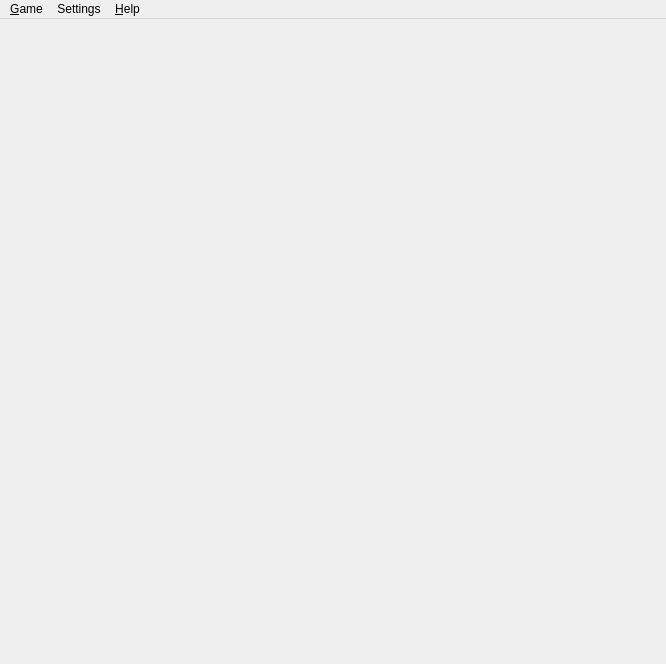
<?xml version="1.0" encoding="UTF-8"?>
<ui version="4.0">
 <class>MainWindow</class>
 <widget class="QMainWindow" name="MainWindow">
  <property name="enabled">
   <bool>true</bool>
  </property>
  <property name="geometry">
   <rect>
    <x>0</x>
    <y>0</y>
    <width>666</width>
    <height>664</height>
   </rect>
  </property>
  <property name="windowTitle">
   <string>KBang Client</string>
  </property>
  <property name="windowIcon">
   <iconset resource="resources/client.qrc">
    <normaloff>:/icons/kbang.png</normaloff>:/icons/kbang.png</iconset>
  </property>
  <property name="autoFillBackground">
   <bool>false</bool>
  </property>
  <property name="styleSheet">
   <string>#mp_centralWidget {
	background-image: url(&quot;data/gfx/misc/bang-artwork.png&quot;);
	background-position: center center;
	background-repeat: no-repeat;

}</string>
  </property>
  <widget class="QWidget" name="centralWidget">
   <property name="autoFillBackground">
    <bool>false</bool>
   </property>
   <property name="styleSheet">
    <string notr="true"/>
   </property>
   <layout class="QGridLayout" name="gridLayout">
    <property name="spacing">
     <number>0</number>
    </property>
    <item row="0" column="0">
     <layout class="QHBoxLayout" name="horizontalLayout_5">
      <property name="spacing">
       <number>0</number>
      </property>
      <item>
       <spacer name="horizontalSpacer_6">
        <property name="orientation">
         <enum>Qt::Horizontal</enum>
        </property>
        <property name="sizeType">
         <enum>QSizePolicy::Preferred</enum>
        </property>
        <property name="sizeHint" stdset="0">
         <size>
          <width>15</width>
          <height>15</height>
         </size>
        </property>
       </spacer>
      </item>
      <item>
       <layout class="QVBoxLayout" name="verticalLayout_5">
        <property name="spacing">
         <number>0</number>
        </property>
        <item>
         <spacer name="verticalSpacer_5">
          <property name="orientation">
           <enum>Qt::Vertical</enum>
          </property>
          <property name="sizeType">
           <enum>QSizePolicy::Preferred</enum>
          </property>
          <property name="sizeHint" stdset="0">
           <size>
            <width>15</width>
            <height>10</height>
           </size>
          </property>
         </spacer>
        </item>
        <item>
         <widget class="client::OpponentWidget" name="opponent2" native="true">
          <property name="sizePolicy">
           <sizepolicy hsizetype="Fixed" vsizetype="Fixed">
            <horstretch>0</horstretch>
            <verstretch>0</verstretch>
           </sizepolicy>
          </property>
          <property name="minimumSize">
           <size>
            <width>0</width>
            <height>0</height>
           </size>
          </property>
         </widget>
        </item>
       </layout>
      </item>
     </layout>
    </item>
    <item row="0" column="1">
     <layout class="QHBoxLayout" name="horizontalLayout_6">
      <property name="spacing">
       <number>0</number>
      </property>
      <item>
       <spacer name="horizontalSpacer_7">
        <property name="orientation">
         <enum>Qt::Horizontal</enum>
        </property>
        <property name="sizeType">
         <enum>QSizePolicy::Preferred</enum>
        </property>
        <property name="sizeHint" stdset="0">
         <size>
          <width>10</width>
          <height>15</height>
         </size>
        </property>
       </spacer>
      </item>
      <item>
       <layout class="QVBoxLayout" name="verticalLayout_6">
        <property name="spacing">
         <number>0</number>
        </property>
        <item>
         <widget class="client::OpponentWidget" name="opponent3" native="true">
          <property name="sizePolicy">
           <sizepolicy hsizetype="Fixed" vsizetype="Fixed">
            <horstretch>0</horstretch>
            <verstretch>0</verstretch>
           </sizepolicy>
          </property>
          <property name="minimumSize">
           <size>
            <width>0</width>
            <height>0</height>
           </size>
          </property>
         </widget>
        </item>
        <item>
         <spacer name="verticalSpacer_6">
          <property name="orientation">
           <enum>Qt::Vertical</enum>
          </property>
          <property name="sizeType">
           <enum>QSizePolicy::Expanding</enum>
          </property>
          <property name="sizeHint" stdset="0">
           <size>
            <width>15</width>
            <height>10</height>
           </size>
          </property>
         </spacer>
        </item>
       </layout>
      </item>
     </layout>
    </item>
    <item row="0" column="2">
     <spacer name="horizontalSpacer_9">
      <property name="orientation">
       <enum>Qt::Horizontal</enum>
      </property>
      <property name="sizeType">
       <enum>QSizePolicy::Maximum</enum>
      </property>
      <property name="sizeHint" stdset="0">
       <size>
        <width>50</width>
        <height>20</height>
       </size>
      </property>
     </spacer>
    </item>
    <item row="0" column="3">
     <layout class="QHBoxLayout" name="horizontalLayout_7">
      <item>
       <layout class="QVBoxLayout" name="verticalLayout_7">
        <item>
         <widget class="client::OpponentWidget" name="opponent4" native="true">
          <property name="sizePolicy">
           <sizepolicy hsizetype="Fixed" vsizetype="Fixed">
            <horstretch>0</horstretch>
            <verstretch>0</verstretch>
           </sizepolicy>
          </property>
          <property name="minimumSize">
           <size>
            <width>0</width>
            <height>0</height>
           </size>
          </property>
         </widget>
        </item>
        <item>
         <spacer name="verticalSpacer_7">
          <property name="orientation">
           <enum>Qt::Vertical</enum>
          </property>
          <property name="sizeType">
           <enum>QSizePolicy::Expanding</enum>
          </property>
          <property name="sizeHint" stdset="0">
           <size>
            <width>15</width>
            <height>10</height>
           </size>
          </property>
         </spacer>
        </item>
       </layout>
      </item>
      <item>
       <spacer name="horizontalSpacer_8">
        <property name="orientation">
         <enum>Qt::Horizontal</enum>
        </property>
        <property name="sizeType">
         <enum>QSizePolicy::Preferred</enum>
        </property>
        <property name="sizeHint" stdset="0">
         <size>
          <width>10</width>
          <height>15</height>
         </size>
        </property>
       </spacer>
      </item>
     </layout>
    </item>
    <item row="0" column="4">
     <layout class="QHBoxLayout" name="horizontalLayout_4">
      <property name="spacing">
       <number>0</number>
      </property>
      <item>
       <layout class="QVBoxLayout" name="verticalLayout_4">
        <property name="spacing">
         <number>0</number>
        </property>
        <item>
         <spacer name="verticalSpacer_4">
          <property name="orientation">
           <enum>Qt::Vertical</enum>
          </property>
          <property name="sizeType">
           <enum>QSizePolicy::Minimum</enum>
          </property>
          <property name="sizeHint" stdset="0">
           <size>
            <width>15</width>
            <height>10</height>
           </size>
          </property>
         </spacer>
        </item>
        <item>
         <widget class="client::OpponentWidget" name="opponent5" native="true">
          <property name="sizePolicy">
           <sizepolicy hsizetype="Fixed" vsizetype="Fixed">
            <horstretch>0</horstretch>
            <verstretch>0</verstretch>
           </sizepolicy>
          </property>
          <property name="minimumSize">
           <size>
            <width>0</width>
            <height>0</height>
           </size>
          </property>
         </widget>
        </item>
       </layout>
      </item>
      <item>
       <spacer name="horizontalSpacer_5">
        <property name="orientation">
         <enum>Qt::Horizontal</enum>
        </property>
        <property name="sizeType">
         <enum>QSizePolicy::Preferred</enum>
        </property>
        <property name="sizeHint" stdset="0">
         <size>
          <width>15</width>
          <height>15</height>
         </size>
        </property>
       </spacer>
      </item>
     </layout>
    </item>
    <item row="1" column="0">
     <layout class="QHBoxLayout" name="horizontalLayout_3">
      <item>
       <layout class="QVBoxLayout" name="verticalLayout_9">
        <item>
         <spacer name="verticalSpacer_9">
          <property name="orientation">
           <enum>Qt::Vertical</enum>
          </property>
          <property name="sizeType">
           <enum>QSizePolicy::Expanding</enum>
          </property>
          <property name="sizeHint" stdset="0">
           <size>
            <width>15</width>
            <height>2</height>
           </size>
          </property>
         </spacer>
        </item>
        <item>
         <widget class="client::OpponentWidget" name="opponent1" native="true">
          <property name="sizePolicy">
           <sizepolicy hsizetype="Fixed" vsizetype="Fixed">
            <horstretch>0</horstretch>
            <verstretch>0</verstretch>
           </sizepolicy>
          </property>
         </widget>
        </item>
        <item>
         <spacer name="verticalSpacer_11">
          <property name="orientation">
           <enum>Qt::Vertical</enum>
          </property>
          <property name="sizeHint" stdset="0">
           <size>
            <width>15</width>
            <height>2</height>
           </size>
          </property>
         </spacer>
        </item>
       </layout>
      </item>
      <item>
       <spacer name="horizontalSpacer_4">
        <property name="orientation">
         <enum>Qt::Horizontal</enum>
        </property>
        <property name="sizeType">
         <enum>QSizePolicy::Preferred</enum>
        </property>
        <property name="sizeHint" stdset="0">
         <size>
          <width>50</width>
          <height>15</height>
         </size>
        </property>
       </spacer>
      </item>
     </layout>
    </item>
    <item row="1" column="1" colspan="3">
     <layout class="QVBoxLayout" name="verticalLayout_10">
      <property name="spacing">
       <number>0</number>
      </property>
      <item>
       <widget class="QWidget" name="middleWidget" native="true">
        <property name="sizePolicy">
         <sizepolicy hsizetype="Preferred" vsizetype="Preferred">
          <horstretch>0</horstretch>
          <verstretch>0</verstretch>
         </sizepolicy>
        </property>
       </widget>
      </item>
      <item>
       <spacer name="verticalSpacer_10">
        <property name="orientation">
         <enum>Qt::Vertical</enum>
        </property>
        <property name="sizeType">
         <enum>QSizePolicy::Minimum</enum>
        </property>
        <property name="sizeHint" stdset="0">
         <size>
          <width>15</width>
          <height>15</height>
         </size>
        </property>
       </spacer>
      </item>
     </layout>
    </item>
    <item row="1" column="4">
     <layout class="QHBoxLayout" name="horizontalLayout_2">
      <property name="spacing">
       <number>0</number>
      </property>
      <item>
       <spacer name="horizontalSpacer_3">
        <property name="orientation">
         <enum>Qt::Horizontal</enum>
        </property>
        <property name="sizeType">
         <enum>QSizePolicy::Preferred</enum>
        </property>
        <property name="sizeHint" stdset="0">
         <size>
          <width>50</width>
          <height>15</height>
         </size>
        </property>
       </spacer>
      </item>
      <item>
       <layout class="QVBoxLayout" name="verticalLayout_8">
        <property name="spacing">
         <number>0</number>
        </property>
        <item>
         <spacer name="verticalSpacer_8">
          <property name="orientation">
           <enum>Qt::Vertical</enum>
          </property>
          <property name="sizeType">
           <enum>QSizePolicy::Expanding</enum>
          </property>
          <property name="sizeHint" stdset="0">
           <size>
            <width>15</width>
            <height>2</height>
           </size>
          </property>
         </spacer>
        </item>
        <item>
         <widget class="client::OpponentWidget" name="opponent6" native="true">
          <property name="sizePolicy">
           <sizepolicy hsizetype="Fixed" vsizetype="Fixed">
            <horstretch>0</horstretch>
            <verstretch>0</verstretch>
           </sizepolicy>
          </property>
          <property name="minimumSize">
           <size>
            <width>0</width>
            <height>0</height>
           </size>
          </property>
         </widget>
        </item>
        <item>
         <spacer name="verticalSpacer_12">
          <property name="orientation">
           <enum>Qt::Vertical</enum>
          </property>
          <property name="sizeHint" stdset="0">
           <size>
            <width>15</width>
            <height>2</height>
           </size>
          </property>
         </spacer>
        </item>
       </layout>
      </item>
     </layout>
    </item>
    <item row="2" column="0" colspan="5">
     <layout class="QHBoxLayout" name="horizontalLayout_8">
      <property name="spacing">
       <number>0</number>
      </property>
      <item>
       <layout class="QVBoxLayout" name="verticalLayout_2">
        <property name="spacing">
         <number>0</number>
        </property>
        <item>
         <spacer name="verticalSpacer">
          <property name="orientation">
           <enum>Qt::Vertical</enum>
          </property>
          <property name="sizeType">
           <enum>QSizePolicy::Minimum</enum>
          </property>
          <property name="sizeHint" stdset="0">
           <size>
            <width>15</width>
            <height>5</height>
           </size>
          </property>
         </spacer>
        </item>
        <item>
         <widget class="client::ChatWidget" name="chatWidget" native="true">
          <property name="sizePolicy">
           <sizepolicy hsizetype="Expanding" vsizetype="Fixed">
            <horstretch>0</horstretch>
            <verstretch>0</verstretch>
           </sizepolicy>
          </property>
         </widget>
        </item>
       </layout>
      </item>
      <item>
       <layout class="QVBoxLayout" name="verticalLayout_11">
        <property name="spacing">
         <number>0</number>
        </property>
        <item>
         <layout class="QHBoxLayout" name="horizontalLayout">
          <property name="spacing">
           <number>0</number>
          </property>
          <item>
           <spacer name="horizontalSpacer">
            <property name="orientation">
             <enum>Qt::Horizontal</enum>
            </property>
            <property name="sizeType">
             <enum>QSizePolicy::Minimum</enum>
            </property>
            <property name="sizeHint" stdset="0">
             <size>
              <width>30</width>
              <height>237</height>
             </size>
            </property>
           </spacer>
          </item>
          <item>
           <widget class="client::OpponentWidget" name="opponent0" native="true">
            <property name="sizePolicy">
             <sizepolicy hsizetype="Fixed" vsizetype="Fixed">
              <horstretch>0</horstretch>
              <verstretch>0</verstretch>
             </sizepolicy>
            </property>
           </widget>
          </item>
          <item>
           <widget class="client::LocalPlayerWidget" name="localPlayerWidget" native="true">
            <property name="sizePolicy">
             <sizepolicy hsizetype="Fixed" vsizetype="Fixed">
              <horstretch>0</horstretch>
              <verstretch>0</verstretch>
             </sizepolicy>
            </property>
            <property name="minimumSize">
             <size>
              <width>0</width>
              <height>0</height>
             </size>
            </property>
           </widget>
          </item>
          <item>
           <spacer name="horizontalSpacer_2">
            <property name="orientation">
             <enum>Qt::Horizontal</enum>
            </property>
            <property name="sizeType">
             <enum>QSizePolicy::Minimum</enum>
            </property>
            <property name="sizeHint" stdset="0">
             <size>
              <width>30</width>
              <height>237</height>
             </size>
            </property>
           </spacer>
          </item>
         </layout>
        </item>
        <item>
         <spacer name="verticalSpacer_2">
          <property name="orientation">
           <enum>Qt::Vertical</enum>
          </property>
          <property name="sizeType">
           <enum>QSizePolicy::Minimum</enum>
          </property>
          <property name="sizeHint" stdset="0">
           <size>
            <width>10</width>
            <height>0</height>
           </size>
          </property>
         </spacer>
        </item>
        <item>
         <widget class="QLabel" name="mp_statusLabel">
          <property name="sizePolicy">
           <sizepolicy hsizetype="Expanding" vsizetype="Fixed">
            <horstretch>0</horstretch>
            <verstretch>0</verstretch>
           </sizepolicy>
          </property>
          <property name="font">
           <font>
            <pointsize>10</pointsize>
           </font>
          </property>
          <property name="text">
           <string/>
          </property>
          <property name="alignment">
           <set>Qt::AlignCenter</set>
          </property>
         </widget>
        </item>
       </layout>
      </item>
      <item>
       <layout class="QVBoxLayout" name="verticalLayout">
        <property name="spacing">
         <number>0</number>
        </property>
        <item>
         <spacer name="verticalSpacer_3">
          <property name="orientation">
           <enum>Qt::Vertical</enum>
          </property>
          <property name="sizeType">
           <enum>QSizePolicy::Minimum</enum>
          </property>
          <property name="sizeHint" stdset="0">
           <size>
            <width>15</width>
            <height>5</height>
           </size>
          </property>
         </spacer>
        </item>
        <item>
         <widget class="client::LogWidget" name="logWidget" native="true">
          <property name="sizePolicy">
           <sizepolicy hsizetype="Expanding" vsizetype="Fixed">
            <horstretch>0</horstretch>
            <verstretch>0</verstretch>
           </sizepolicy>
          </property>
         </widget>
        </item>
       </layout>
      </item>
     </layout>
    </item>
   </layout>
  </widget>
  <widget class="QMenuBar" name="menubar">
   <property name="geometry">
    <rect>
     <x>0</x>
     <y>0</y>
     <width>666</width>
     <height>22</height>
    </rect>
   </property>
   <property name="autoFillBackground">
    <bool>false</bool>
   </property>
   <widget class="QMenu" name="menuGame">
    <property name="title">
     <string>&amp;Game</string>
    </property>
    <addaction name="actionConnectToServer"/>
    <addaction name="actionDisconnectFromServer"/>
    <addaction name="separator"/>
    <addaction name="actionCreateGame"/>
    <addaction name="actionJoinGame"/>
    <addaction name="actionLeaveGame"/>
    <addaction name="actionExit"/>
   </widget>
   <widget class="QMenu" name="menuHelp">
    <property name="title">
     <string>&amp;Help</string>
    </property>
    <addaction name="actionAbout"/>
   </widget>
   <widget class="QMenu" name="menuSettings">
    <property name="title">
     <string>Settings</string>
    </property>
    <addaction name="actionCardSizeUp"/>
    <addaction name="actionCardSizeDown"/>
   </widget>
   <addaction name="menuGame"/>
   <addaction name="menuSettings"/>
   <addaction name="menuHelp"/>
  </widget>
  <action name="actionConnectToServer">
   <property name="icon">
    <iconset resource="resources/client.qrc">
     <normaloff>:/icons/connect.png</normaloff>:/icons/connect.png</iconset>
   </property>
   <property name="text">
    <string>&amp;Connect to Server</string>
   </property>
  </action>
  <action name="actionExit">
   <property name="text">
    <string>&amp;Exit</string>
   </property>
  </action>
  <action name="actionDisconnectFromServer">
   <property name="icon">
    <iconset resource="resources/client.qrc">
     <normaloff>:/icons/disconnect.png</normaloff>:/icons/disconnect.png</iconset>
   </property>
   <property name="text">
    <string>&amp;Disconnect from Server</string>
   </property>
  </action>
  <action name="actionJoinGame">
   <property name="text">
    <string>&amp;Join Game</string>
   </property>
  </action>
  <action name="actionLeaveGame">
   <property name="text">
    <string>&amp;Leave Game</string>
   </property>
  </action>
  <action name="actionCreateGame">
   <property name="text">
    <string>C&amp;reate Game</string>
   </property>
  </action>
  <action name="actionAbout">
   <property name="text">
    <string>&amp;About KBang</string>
   </property>
  </action>
  <action name="actionCardSizeUp">
   <property name="text">
    <string>Enlarge Cards</string>
   </property>
   <property name="shortcut">
    <string>Ctrl++</string>
   </property>
  </action>
  <action name="actionCardSizeDown">
   <property name="text">
    <string>Shrink Cards</string>
   </property>
   <property name="shortcut">
    <string>Ctrl+-</string>
   </property>
  </action>
 </widget>
 <customwidgets>
  <customwidget>
   <class>client::OpponentWidget</class>
   <extends>QWidget</extends>
   <header>opponentwidget.h</header>
   <container>1</container>
  </customwidget>
  <customwidget>
   <class>client::ChatWidget</class>
   <extends>QWidget</extends>
   <header>chatwidget.h</header>
   <container>1</container>
  </customwidget>
  <customwidget>
   <class>client::LogWidget</class>
   <extends>QWidget</extends>
   <header>logwidget.h</header>
   <container>1</container>
  </customwidget>
  <customwidget>
   <class>client::LocalPlayerWidget</class>
   <extends>QWidget</extends>
   <header>localplayerwidget.h</header>
   <container>1</container>
  </customwidget>
 </customwidgets>
 <resources>
  <include location="resources/client.qrc"/>
 </resources>
 <connections>
  <connection>
   <sender>actionExit</sender>
   <signal>triggered()</signal>
   <receiver>MainWindow</receiver>
   <slot>close()</slot>
   <hints>
    <hint type="sourcelabel">
     <x>-1</x>
     <y>-1</y>
    </hint>
    <hint type="destinationlabel">
     <x>399</x>
     <y>328</y>
    </hint>
   </hints>
  </connection>
 </connections>
</ui>
